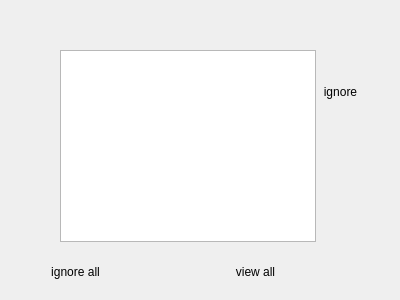
<?xml version="1.0" encoding="UTF-8"?>
<ui version="4.0">
 <class>EbDialogMessageTip</class>
 <widget class="QDialog" name="EbDialogMessageTip">
  <property name="geometry">
   <rect>
    <x>0</x>
    <y>0</y>
    <width>400</width>
    <height>300</height>
   </rect>
  </property>
  <property name="windowTitle">
   <string>Dialog</string>
  </property>
  <widget class="QListWidget" name="listWidgetMessage">
   <property name="geometry">
    <rect>
     <x>60</x>
     <y>50</y>
     <width>256</width>
     <height>192</height>
    </rect>
   </property>
  </widget>
  <widget class="QPushButton" name="pushButtonIgnoreAll">
   <property name="geometry">
    <rect>
     <x>30</x>
     <y>260</y>
     <width>91</width>
     <height>23</height>
    </rect>
   </property>
   <property name="text">
    <string>ignore all</string>
   </property>
   <property name="checkable">
    <bool>false</bool>
   </property>
   <property name="autoDefault">
    <bool>false</bool>
   </property>
   <property name="flat">
    <bool>true</bool>
   </property>
  </widget>
  <widget class="QPushButton" name="pushButtonViewAll">
   <property name="geometry">
    <rect>
     <x>210</x>
     <y>260</y>
     <width>91</width>
     <height>23</height>
    </rect>
   </property>
   <property name="text">
    <string>view all</string>
   </property>
   <property name="checkable">
    <bool>false</bool>
   </property>
   <property name="autoDefault">
    <bool>false</bool>
   </property>
   <property name="flat">
    <bool>true</bool>
   </property>
  </widget>
  <widget class="QPushButton" name="pushButtonIgnore">
   <property name="geometry">
    <rect>
     <x>310</x>
     <y>80</y>
     <width>61</width>
     <height>23</height>
    </rect>
   </property>
   <property name="text">
    <string>ignore</string>
   </property>
   <property name="checkable">
    <bool>false</bool>
   </property>
   <property name="autoDefault">
    <bool>false</bool>
   </property>
   <property name="flat">
    <bool>true</bool>
   </property>
  </widget>
 </widget>
 <resources/>
 <connections/>
</ui>
